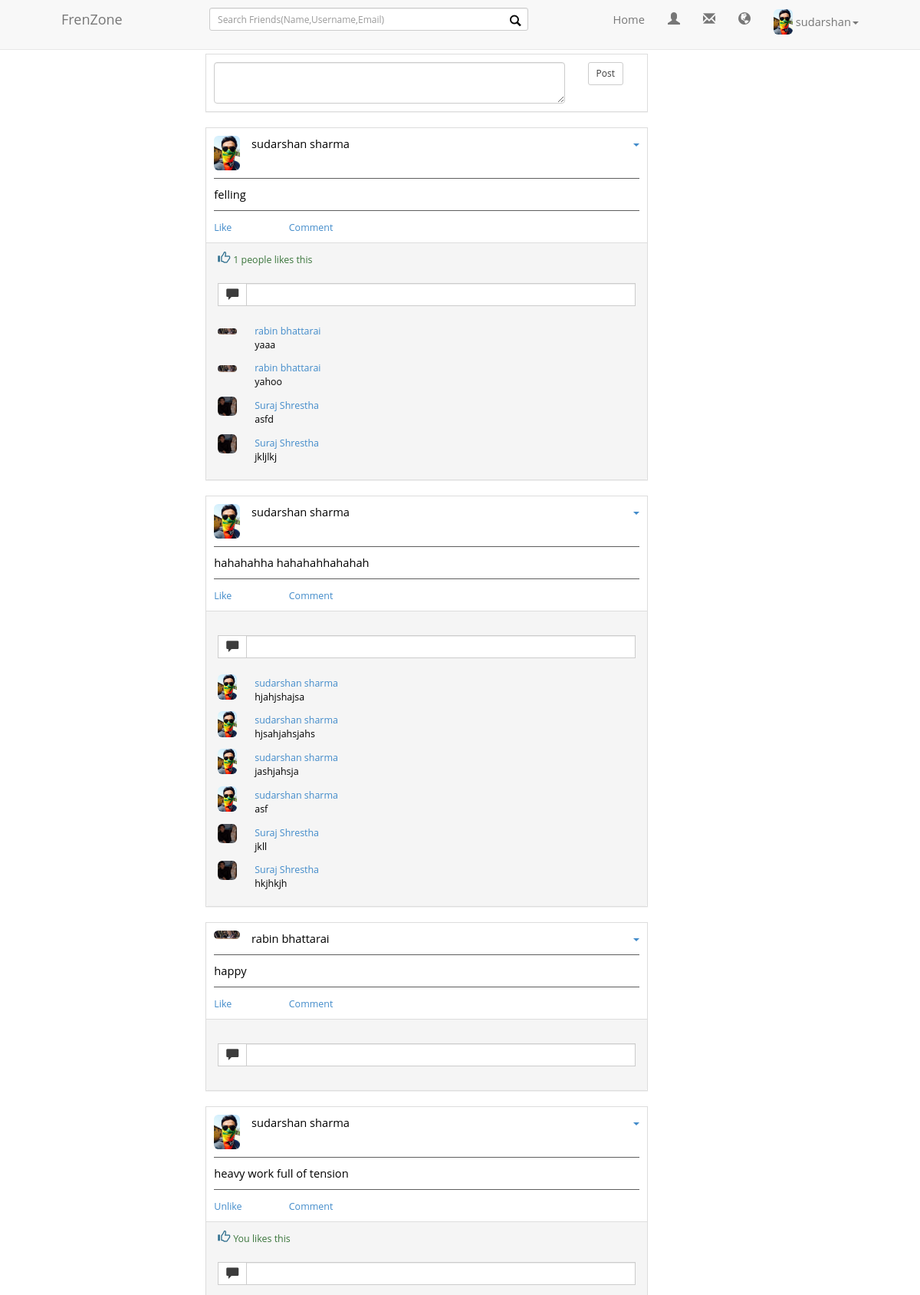
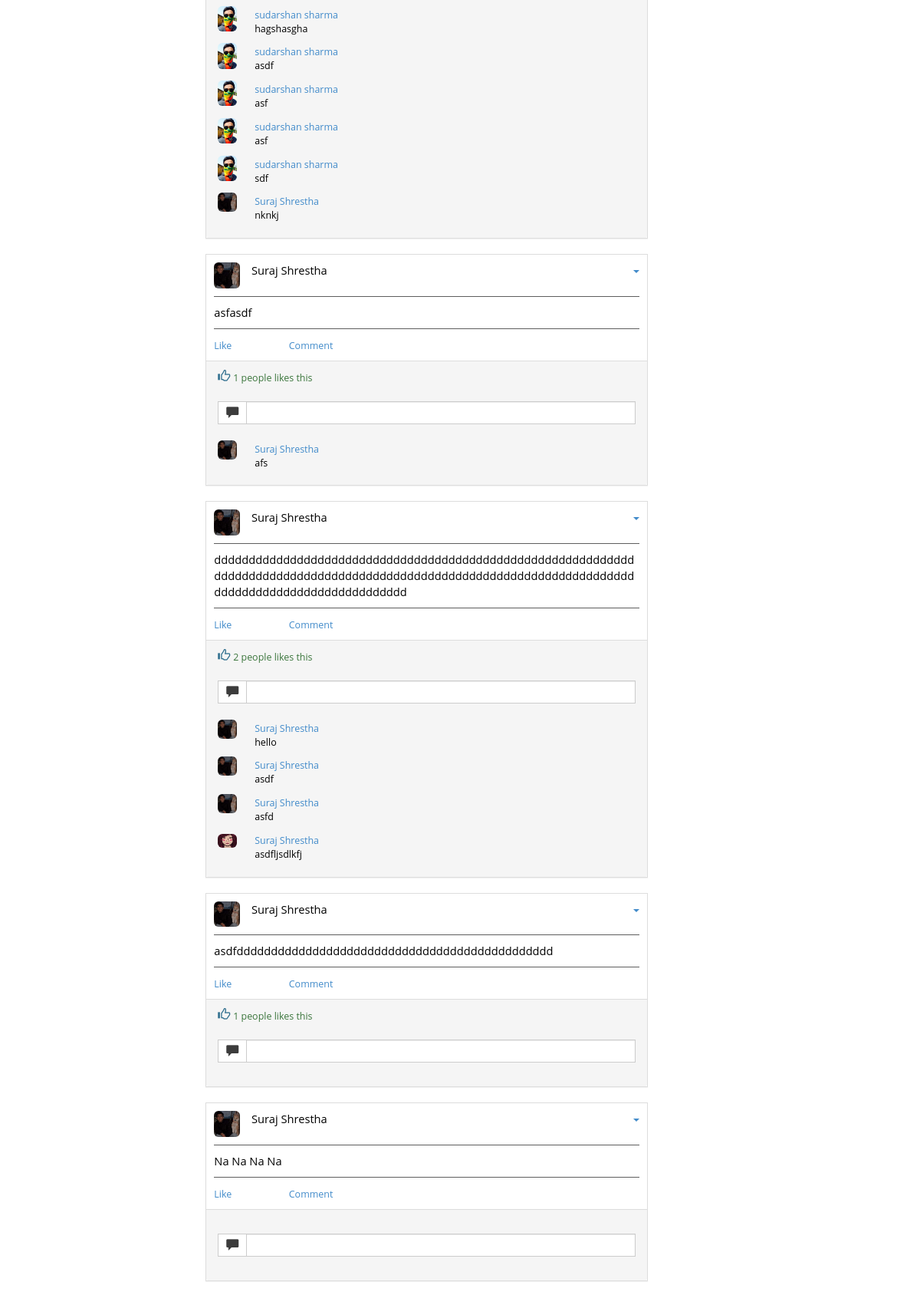
The app's page / (signed in, upper part) with its own data (2 pictures, top to bottom).
### tables this page shows
CREATE TABLE IF NOT EXISTS `status` (
`statusid` int(11) NOT NULL,
  `statuscode` bigint(11) NOT NULL,
  `userid` int(11) NOT NULL,
  `status` varchar(255) NOT NULL,
  `postdate` varchar(50) NOT NULL
);

CREATE TABLE IF NOT EXISTS `user` (
`userid` bigint(11) NOT NULL,
  `fname` varchar(50) NOT NULL,
  `mname` varchar(50) NOT NULL,
  `lname` varchar(50) NOT NULL,
  `useraddress` varchar(50) NOT NULL,
  `userphone` varchar(50) NOT NULL,
  `useremail` varchar(50) NOT NULL,
  `gender` varchar(50) NOT NULL,
  `dob` varchar(50) NOT NULL,
  `p_photo` varchar(255) NOT NULL,
  `c_photo` varchar(255) NOT NULL,
  `bloodgroup` varchar(10) NOT NULL,
  `username` varchar(50) NOT NULL,
  `password` varchar(50) NOT NULL,
  `dor` varchar(50) NOT NULL,
  `online` int(5) NOT NULL
);

CREATE TABLE IF NOT EXISTS `friendship` (
`friendshipid` bigint(11) NOT NULL,
  `userid` bigint(11) NOT NULL,
  `friendid` bigint(20) NOT NULL
);

CREATE TABLE IF NOT EXISTS `statuscomment` (
`commentid` int(11) NOT NULL,
  `statusid` int(11) NOT NULL,
  `userid` int(11) NOT NULL,
  `comment` varchar(255) NOT NULL,
  `commentdate` varchar(50) NOT NULL
);

### status_list.php (the view, shortened to what this page needs)
<?php
require_once('myfunctions.php');
$userid = $_SESSION['SESS_USERID'];
$sql = "SELECT * FROM status
          left join friendship on status.userid = friendship.userid
          or status.userid = friendship.friendid
          join user on status.userid = user.userid
          where friendship.userid = $userid or friendship.friendid = $userid or status.userid = $userid
          group by status.statuscode order by postdate desc";
$qry = $conn->query($sql);
if($qry){
    if($qry->num_rows){
        while($row = $qry->fetch_array()){
            $username = $row['fname']." ".$row['mname']." ".$row['lname'];
            $p_photo = $row['p_photo'];
            $status = $row['status'];
            $statuscode = $row['statuscode'];
            $statusid = $row['statusid'];
            ?>
            <div class="panel panel-default">
                <div class="panel-body" style="word-wrap: break-word;">
                    <div class="pull-right">
                        <div class="dropdown">
                            <a data-toggle="dropdown" href="#"><i class="caret"></i> </a>
                        </div>
                    </div>
                    <div class="row">
                        <div class="col-xs-2 col-sm-2 col-md-1 col-lg-1" style="padding-right: 0">
                            <img src='<?php echo $p_photo?>' class='img-responsive img-rounded' style="padding-right: 0; width: 40px">
                        </div>
                        <div class="col-xs-4 col-sm-4 col-md-4 col-lg-4" style="/*padding-left: 0*/">
                            <?php
                            echo $username;
                            ?>
                        </div>
                    </div>
                    <div class="row-fluid">
                        <div style="border-top: 1px solid #5e5e5e; margin-top: 10px; margin-bottom: 10px"></div>
                    </div>
                    <div class="row-fluid">
                        <?php
                        echo $status;
                        ?>
                    </div>
                    <div class="row-fluid">
                        <div style="border-top: 1px solid #5e5e5e; margin-top: 10px; margin-bottom: 10px"></div>
                    </div>
                    <div class="row">
                        <?php
                        $isliked = 0;
                        $totalliked = 0;
                        $sql1 = "select *from statuslike where statusid = $statusid";
                        $qry1 = $conn->query($sql1);
                        if($qry1){
                            if($totalliked = $qry1->num_rows){
                                while($row = $qry1->fetch_array()){
                                    if($row['userid'] == $userid){
                                        $isliked = 1;
                                        break;
                                    }
                                }
                            }
                        }
                        ?>
                        <div class="col-xs-4 col-sm-2 col-md-2">
                            <a href="#" class="status_like" data-value="<?php echo $statuscode?>" id="s_l_<?php echo $statuscode?>">
                                <?php
                                if($isliked){
                                    ?>
                                    <span class="small">Unlike</span>
                                <?php
                                }else{
                                    ?>
                                    <span class="small">Like</span>
                                <?php
                                }
                                ?>
                            </a>
                        </div>
                        <div class="col-xs-5 col-sm-2 col-md-3">
                            <a href="#" data-value="<?php echo $statuscode?>">
                                <span class="small">Comment</span>
                            </a>
                        </div>
                    </div>
                </div>
                <div class="panel-footer" style="word-wrap: break-word;">
                    <div class="row-fluid">
                        <?php
                        if($isliked){
                            if($totalliked > 1){
                                ?>
                                <i class="glyphicon glyphicon-thumbs-up text-info"></i> <span class="small text-success">You and <?php echo $totalliked?> other likes this</span>
                            <?php
                            }elseif($totalliked == 1){
                                ?>
                                <i class="glyphicon glyphicon-thumbs-up text-info"></i> <span class="small text-success">You likes this</span>
                            <?php
                            }
                        }else{
                            if($totalliked){
                                ?>
                                <i class="glyphicon glyphicon-thumbs-up text-info"></i> <span class="small text-success"><?php echo $totalliked?> people likes this</span>
                            <?php
                            }
                        }
                        ?>
                    </div><br />
                    <div class="row-fluid">
                        <form method="post" action="#" class="comment-form" id="u_c_<?php echo $statuscode?>" data-value="<?php echo $statuscode?>">
                            <div class="input-group input-group-sm">
                            <span class="input-group-btn">
                                <button class="btn btn-default" style="border-radius: 0">
                                    <i class="glyphicon glyphicon-comment"></i>
                                </button>
                            </span>
                                <input type="text" class="form-control" name="comment_msg" id="comment_msg" style="border-radius: 0">
                            </div>
                        </form>
                    </div><br />
                    <div id="comment_list">
                        <?php
                        $sql1 = "select *from statuscomment join user on statuscomment.userid = user.userid where statusid = $statusid";
                        $qry1 = $conn->query($sql1);
                        if($qry1){
                            if($totalcomment = $qry1->num_rows){
                                while($row = $qry1->fetch_array()){
                                    ?>
                                    <div class="row">
                                        <div class="col-xs-1 col-sm-1 col-md-1">
                                            <img src='<?php echo $row['p_photo']?>' class='img-rounded' style="padding-right: 0; width: 25px">
                                        </div>
                                        <div class="col-xs-11 col-sm-11 col-md-11">
                                            <div class="row-fluid">
                                                <a href="#" data-value="<?php echo $row['username']?>">
                                                    <span class="small"><?php echo $row['fname'].' '.$row['mname'].' '.$row['lname']?></span>
                                                </a>
                                            </div>
                                            <div class="row-fluid">
                                                <p class="small">
                                                    <?php echo $row['comment']?>
                                                </p>
                                            </div>
                                        </div>
                                    </div>
                                <?php
                                }
                            }
                        }
                        ?>
                    </div>
                </div>
            </div>
        <?php
        }
    }else{
        echo "";
    }
}else{
    echo $conn->error();
}
?>

### head.php (style rules this page uses)
i { font-size:16px; }

### records on screen
status: userid.p_photo (picture), userid.lname "sudarshan sharma", status "felling", $statuscode 3016 (drawn), shows "Like", friendship.userid "1"
statuscomment: userid.p_photo (picture), userid.fname "rabin", userid.lname "bhattarai", comment "yaaa"
statuscomment: userid.p_photo (picture), userid.fname "rabin", userid.lname "bhattarai", comment "yahoo"
statuscomment: userid.p_photo (picture), userid.fname "Suraj", userid.lname "Shrestha", comment "asfd"
statuscomment: userid.p_photo (picture), userid.fname "Suraj", userid.lname "Shrestha", comment "jkljlkj"
status: userid.p_photo (picture), userid.lname "sudarshan sharma", status "hahahahha hahahahhahahah", $statuscode 3015 (drawn), shows "Like"
statuscomment: userid.p_photo (picture), userid.fname "sudarshan", userid.lname "sharma", comment "hjahjshajsa"
statuscomment: userid.p_photo (picture), userid.fname "sudarshan", userid.lname "sharma", comment "hjsahjahsjahs"
statuscomment: userid.p_photo (picture), userid.fname "sudarshan", userid.lname "sharma", comment "jashjahsja"
statuscomment: userid.p_photo (picture), userid.fname "sudarshan", userid.lname "sharma", comment "asf"
statuscomment: userid.p_photo (picture), userid.fname "Suraj", userid.lname "Shrestha", comment "jkll"
statuscomment: userid.p_photo (picture), userid.fname "Suraj", userid.lname "Shrestha", comment "hkjhkjh"
status: userid.p_photo (picture), userid.lname "rabin bhattarai", status "happy", $statuscode 3013 (drawn), shows "Like"
status: userid.p_photo (picture), userid.lname "sudarshan sharma", status "heavy work full of tension", $statuscode 3014 (drawn), shows "Unlike", shows "You likes this"
statuscomment: userid.p_photo (picture), userid.fname "sudarshan", userid.lname "sharma", comment "hagshasgha"
statuscomment: userid.p_photo (picture), userid.fname "sudarshan", userid.lname "sharma", comment "asdf"
statuscomment: userid.p_photo (picture), userid.fname "sudarshan", userid.lname "sharma", comment "asf"
statuscomment: userid.p_photo (picture), userid.fname "sudarshan", userid.lname "sharma", comment "asf"
statuscomment: userid.p_photo (picture), userid.fname "sudarshan", userid.lname "sharma", comment "sdf"
statuscomment: userid.p_photo (picture), userid.fname "Suraj", userid.lname "Shrestha", comment "nknkj"
status: userid.p_photo (picture), userid.lname "Suraj Shrestha", status "asfasdf", $statuscode 3012 (drawn), shows "Like", totalliked "1"
statuscomment: userid.p_photo (picture), userid.fname "Suraj", userid.lname "Shrestha", comment "afs"
status: userid.p_photo (picture), userid.lname "Suraj Shrestha", status "dddddddddddddddddddddddddddddddddddddddddddddddddddddddddddddddddddddddddddddddddddddddddddddddddddddddddddddddddddddddddddddddddddddddddddddddddddddd", $statuscode 3011 (drawn), shows "Like", totalliked "2"
statuscomment: userid.p_photo (picture), userid.fname "Suraj", userid.lname "Shrestha", comment "hello"
statuscomment: userid.p_photo (picture), userid.fname "Suraj", userid.lname "Shrestha", comment "asdf"
statuscomment: userid.p_photo (picture), userid.fname "Suraj", userid.lname "Shrestha", comment "asfd"
statuscomment: userid.p_photo (picture), userid.fname "Suraj", userid.lname "Shrestha", comment "asdfljsdlkfj"
status: userid.p_photo (picture), userid.lname "Suraj Shrestha", status "asdfdddddddddddddddddddddddddddddddddddddddddddddd", $statuscode 3010 (drawn), shows "Like", totalliked "1"
status: userid.p_photo (picture), userid.lname "Suraj Shrestha", status "Na Na Na Na", $statuscode 3004 (drawn), shows "Like"

### other values on screen
$_SESSION['SESS_FNAME'] "sudarshan"
